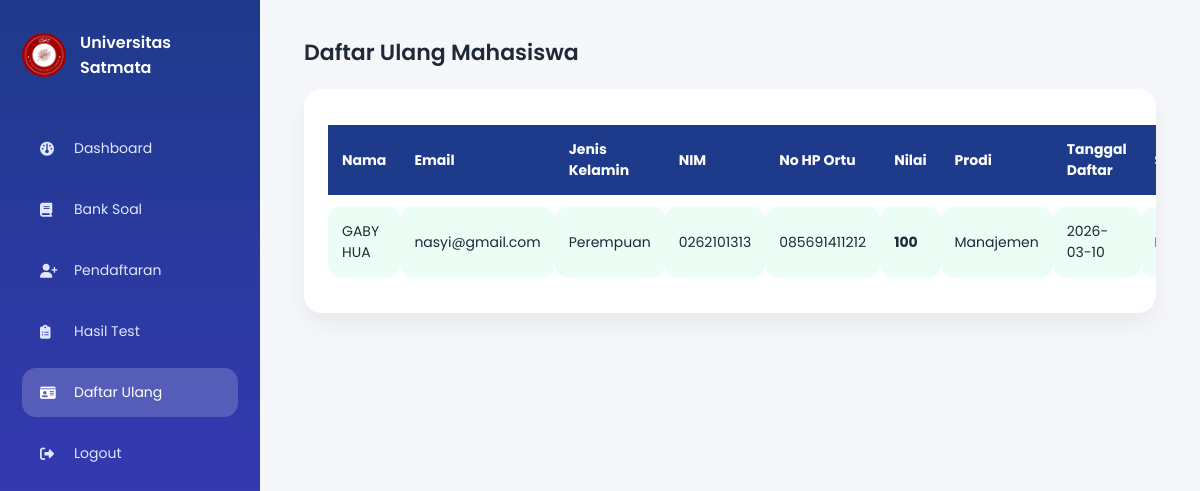
Screenshot of /admin/daftar_ulang_admin.php with the database file from the repository.
### tables this page shows
CREATE TABLE `daftar_ulang` (
  `id` int(11) NOT NULL,
  `nama` varchar(100) DEFAULT NULL,
  `email` varchar(100) DEFAULT NULL,
  `nim` varchar(20) DEFAULT NULL,
  `nilai` int(11) DEFAULT NULL,
  `prodi` varchar(50) DEFAULT NULL,
  `jenis_kelamin` varchar(20) DEFAULT NULL,
  `tanggal` date DEFAULT NULL,
  `alamat` text NOT NULL,
  `phone` varchar(20) NOT NULL,
  `phone_ortu` varchar(20) DEFAULT NULL,
  `status` varchar(20) NOT NULL,
  `user_id` int(11) DEFAULT NULL
);

### admin/daftar_ulang_admin.php (the view, shortened to what this page needs)
<?php
include '../config.php';
$data = mysqli_query($conn,"
    SELECT * FROM daftar_ulang
    ORDER BY tanggal DESC
");
?>
<!DOCTYPE html>
<html lang="id">
<head>
<link rel="stylesheet" href="https://cdnjs.cloudflare.com/ajax/libs/font-awesome/6.5.0/css/all.min.css">
</head>
<body>
<div class="sidebar">
    <div class="brand">
        <img src="../assets/usat.jpg" alt="Logo">
        <h3>Universitas Satmata</h3>
    </div>
    <a href="dashboard_admin.php"><i class="fa-solid fa-gauge"></i> Dashboard</a>
    <a href="bank_soal.php"><i class="fa-solid fa-book"></i> Bank Soal</a>
    <a href="admin_pendaftaran.php"><i class="fa-solid fa-user-plus"></i> Pendaftaran</a>
    <a href="hasil_test_admin.php"><i class="fa-solid fa-clipboard-list"></i> Hasil Test</a>
    <a class="active" href="daftar_ulang_admin.php"><i class="fa-solid fa-id-card"></i> Daftar Ulang</a>
    <a href="logout_admin.php"><i class="fa-solid fa-right-from-bracket"></i> Logout</a>
</div>
<div class="main">
    <div class="header">
        <h2>Daftar Ulang Mahasiswa</h2>
    </div>
    <div class="table-card">
        <table>
            <thead>
                <tr>
                    <th>Nama</th>
                    <th>Email</th>
                    <th>Jenis Kelamin</th>
                    <th>NIM</th>
                    <th>No HP Ortu</th>
                    <th>Nilai</th>
                    <th>Prodi</th>
                    <th>Tanggal Daftar</th>
                    <th>Status</th>
                </tr>
            </thead>
            <tbody>
            <?php while($row=mysqli_fetch_assoc($data)): ?>
                <tr>
                    <td><?= $row['nama']; ?></td>
                    <td><?= $row['email']; ?></td>
                    <td><?= $row['jenis_kelamin'] ?? ''; ?></td>
                    <td><?= $row['nim']; ?></td>
                    <td><?= $row['phone_ortu']; ?></td>
                    <td><b><?= $row['nilai']; ?></b></td>
                    <td><?= $row['prodi']; ?></td>
                    <td><?= $row['tanggal']; ?></td>
                    <td class="<?= $row['nilai']>=75?'status-pass':'status-fail'; ?>">
                    </td>
                </tr>
            <?php endwhile; ?>
            </tbody>
        </table>
    </div>
</div>
</body>
</html>

### admin/daftar_ulang_admin.php (style rules this page uses)
* { margin:0; padding:0; box-sizing:border-box; font-family:'Poppins',sans-serif; }
body { background:#f5f7fb; color:#1f2937; }
.sidebar { width:260px; min-height:100vh; position:fixed; background:linear-gradient(180deg,#1e3a8a,#4338ca); padding:30px 22px; color:#fff; }
.sidebar .brand { display:flex; align-items:center; gap:14px; margin-bottom:44px; }
.sidebar img { width:44px; height:44px; border-radius:50%; object-fit:cover; }
.sidebar h3 { font-size:16px; font-weight:600; }
.sidebar a { display:flex; align-items:center; gap:14px; padding:14px 18px; margin-bottom:12px; border-radius:14px; color:#e0e7ff; text-decoration:none; font-size:14px; transition:.25s; }
.sidebar a i { width:20px; }
.sidebar a.active, .sidebar a:hover { background:rgba(255,255,255,.18); color:#fff; }
.main { margin-left:260px; padding:36px 44px; }
.header { margin-bottom:20px; }
.header h2 { font-size:22px; font-weight:600; }
.table-card { background:#fff; padding:24px; border-radius:18px; box-shadow:0 12px 26px rgba(0,0,0,.06); overflow-x:auto; }
table { width:100%; border-collapse:separate; border-spacing:0 12px; }
th { background:#1e3a8a; color:#fff; padding:14px; font-size:14px; text-align:left; }
td { background:#ecfdf5; padding:14px; border-radius:12px; font-size:14px; }
.status-pass { color:#166534; font-weight:700; }

### rows the page displays
daftar_ulang: nama "GABY HUA", email "nasyi@gmail.com", jenis_kelamin "Perempuan", nim "0262101313", phone_ortu "085691411212", nilai "100", prodi "Manajemen", tanggal "2026-03-10"
